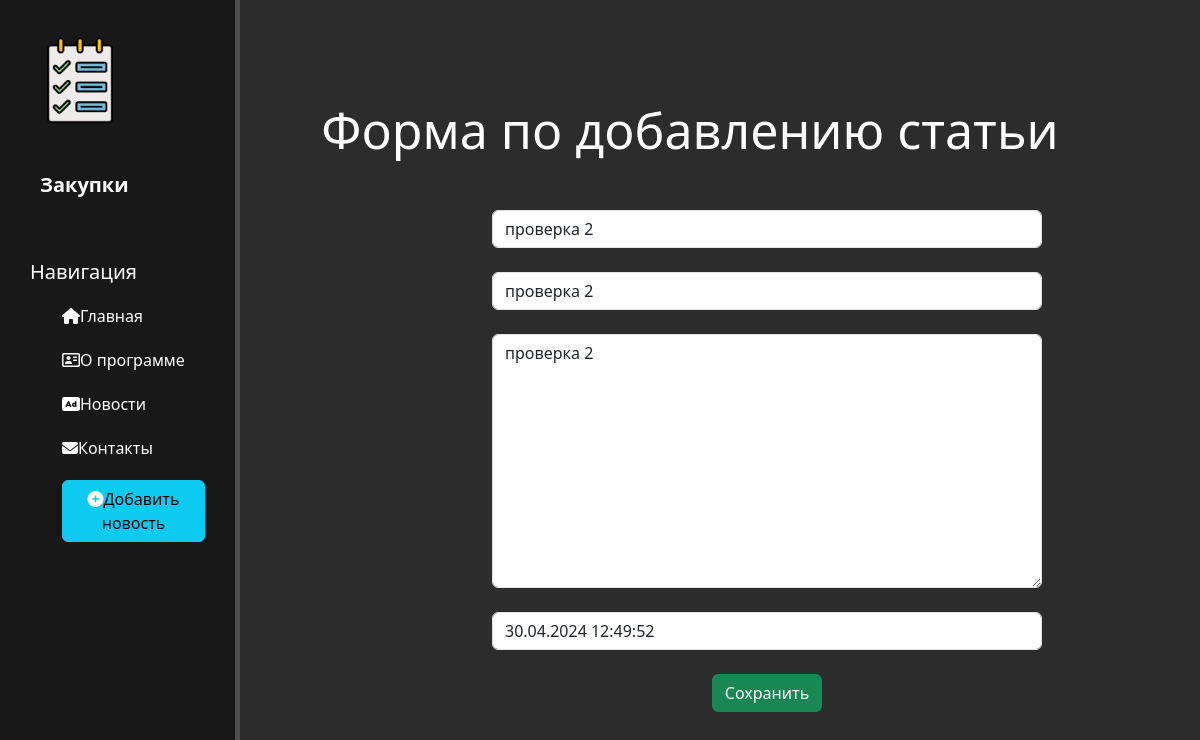
The app's page /news/2/update, older data.
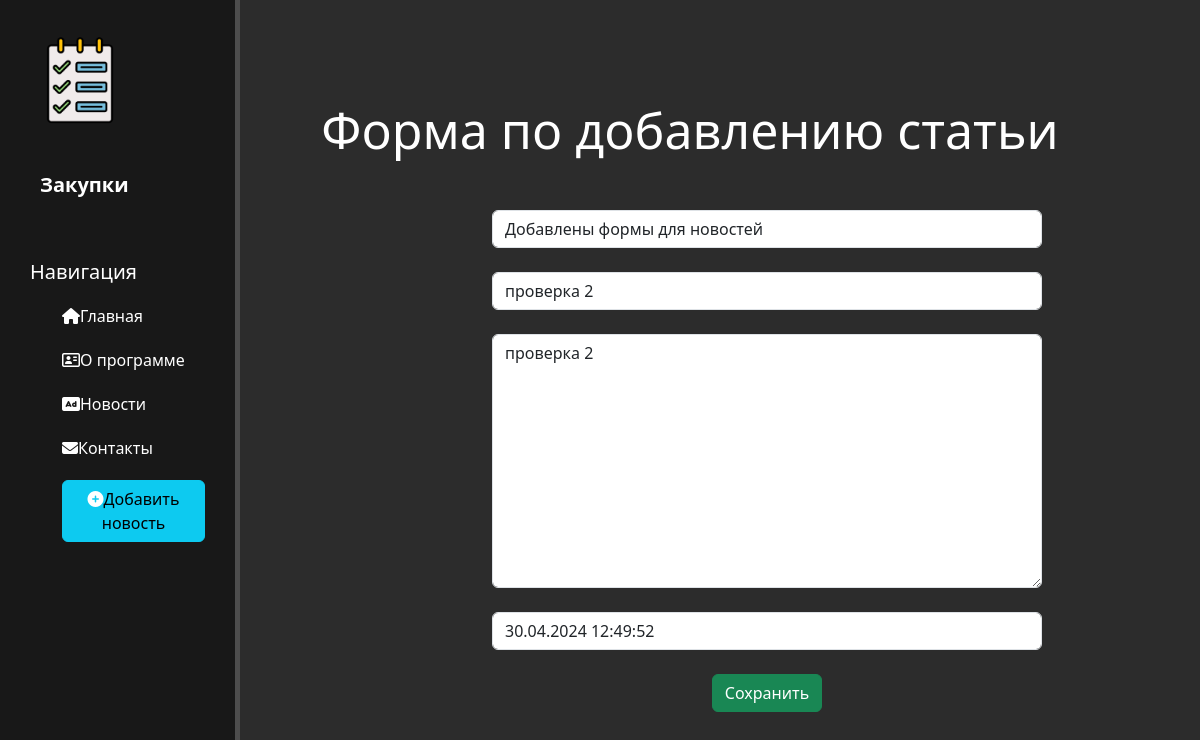
The same page, newer data.
### news/models.py (models this page shows, shortened)
class Artecles(models.Model):
    title = models.CharField('Название', max_length=50)
    anons = models.CharField('Анонс', max_length=250)
    full_text = models.TextField('Статья')
    date = models.DateTimeField('Дата публикации')
    class Meta:
        verbose_name = 'Новость'
        verbose_name_plural = 'Новости'

### news/views.py (the view)
# urls.py: path('<int:pk>/update', views.NewsUpdateView.as_view(), name='news-update'),
class NewsUpdateView(UpdateView):
    model = Artecles
    template_name = 'news/create.html'
    form_class = ArteclesForm

### news/forms.py
class ArteclesForm(ModelForm):
    class Meta:
        model = Artecles
        fields = ['title', 'anons', 'full_text', 'date']
        widgets = {
            "title": TextInput(attrs={
                'class': 'form-control',
                'placeholder': 'Название статьи'
            }),
            "anons": TextInput(attrs={
                'class': 'form-control',
                'placeholder': 'Анонс статьи'
            }),
            "date": DateTimeInput(attrs={
                'class': 'form-control',
                'placeholder': 'Дата публикации'
        }),
            "full_text": Textarea(attrs={
                'class': 'form-control',
                'placeholder': 'Текст статьи'
            })
        }

### news/templates/news/create.html (shortened to what this page needs)
{% extends 'main/layout.html' %}
{% block content %}
    <div class="features">
        <h1>Форма по добавлению статьи</h1>
        <form method="post">
            {{ form.title }}<br>
            {{ form.anons }}<br>
            {{ form.full_text }}<br>
            {{ form.date }}<br>
            <button class="btn btn-success" type="submit">Сохранить</button>
        </form>
    </div>
{% endblock %}

Row changes from the older to the newer data that the page shows:
changed Artecles "проверка 2": title "проверка 2" → "Добавлены формы для новостей"
